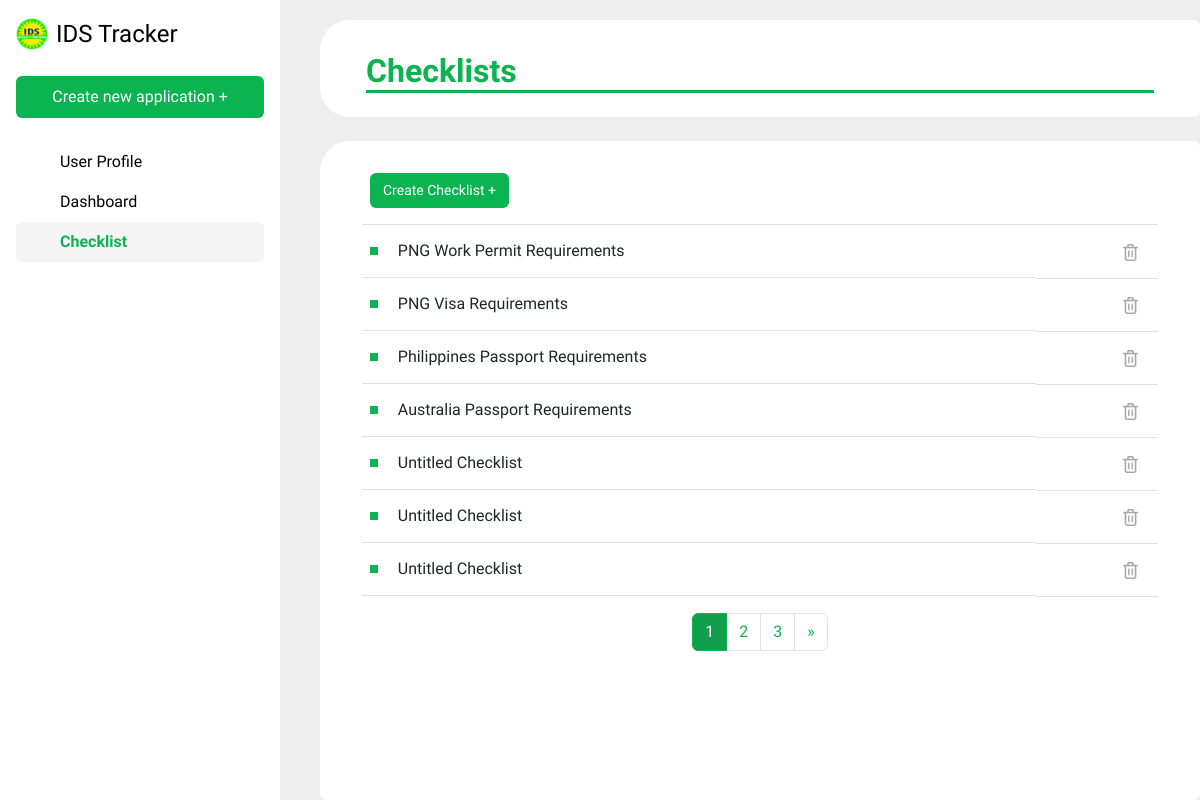
The page /checklist on the database as committed earlier.
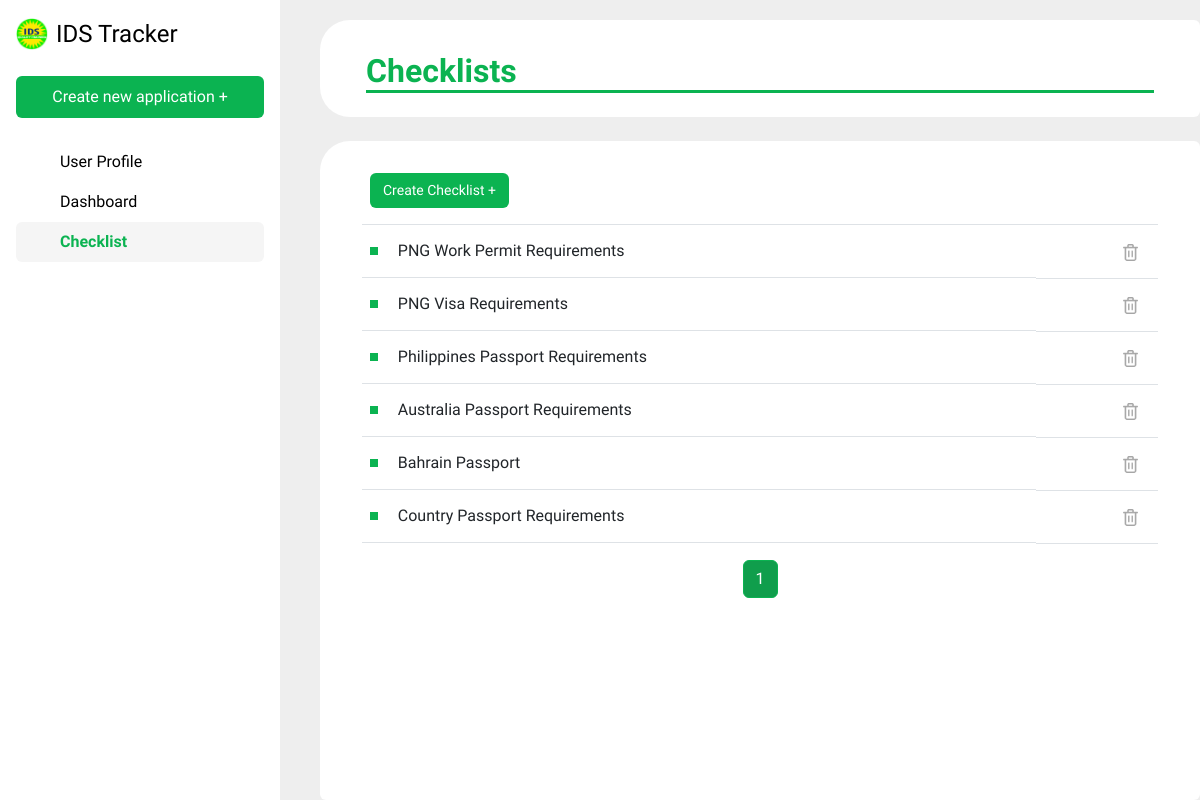
The same page on the database as committed later.
### IDSapp/models.py (models this page shows, shortened)
class Checklist(models.Model):
    document_types = [
        ('Visa', 'Visa'),
        ('Passport', 'Passport'),
        ('Work Permit', 'Work Permit')
    ]
    name = models.CharField(max_length=255)
    documentType = models.CharField(max_length = 20, choices = document_types, null=True)
    country =  models.CharField(max_length = 50, null=True)

### IDSapp/views.py (the view)
# urls.py: path('checklist', views.view_checklist, name = 'view_checklist'),
def view_checklist(request):
    checklist_list = Checklist.objects.all()
    paginator = Paginator(checklist_list, 7)  # Show 7 checklists per page
    page_number = request.GET.get('page')
    page_obj = paginator.get_page(page_number)
    context = {
        'document_type_choices': Checklist.document_types,
        'page_obj': page_obj,
    }
    return render(request, 'checklist.html', context)

### IDSapp/templates/checklist.html (shortened to what this page needs)
{% extends 'base.html' %}
{% load static %}
{% block content %}
<div class="flex-container">
    <div class="card" style="border: none; border-bottom-left-radius: 30px; border-top-left-radius: 30px;">
        <div class="card-body">
            <h2 class="card-title mt-3" style="margin-left: 30px; margin-right: 30px; color: #0BB351; font-weight: bold; border-bottom: 3px solid #0BB351;">Checklists</h2>
        </div>
    </div>
    <div id="dynamicCard" class="card mt-4 flex-grow">
            <div class="container-fluid">
                <div style="margin-left: 30px; margin-right: 30px;">
                    <table class="table table-hover mt-4">
                        <thead>
                            <tr>
                                <th scope="col">
                                    <form action="{% url 'create_checklist' %}" method="POST">
                                        <button type="submit" class="text-decoration-none btn mb-2" style="color: #ffffff; background-color: #0BB351; font-size: 14px;">Create Checklist +</button>
                                    </form>
                                </th>
                                <th scope="col" class="text-end">
                                </th>
                            </tr>
                        </thead>
                        <tbody>
                            {% for checklist in page_obj %}
                            <tr>
                                <td class="d-flex align-items-center">
                                    <div class="bullet me-2"></div>
                                    <button type="button" class="btn w-100 text-start" data-bs-toggle="modal" data-bs-target="#checklistModal{{ checklist.id }}" style="border: none;">
                                        {{ checklist.name }}
                                    </button>
                                </td>
                                <td class="text-end">
                                    <form action="{% url 'delete_checklist' checklist.id %}" method="POST">
                                        <button type="submit" class="btn" style="background: none; border: none;" onclick="return confirm('Are you sure you want to delete the checklist? You can’t undo this action.')">
                                            <img src="{% static 'bin2.png' %}" width="15" height="17" alt="Delete">
                                        </button>
                                    </form>
                                </td>
                            </tr>
                            {% endfor %}
                        </tbody>
                    </table>
                    <nav aria-label="Page navigation" class="mt-3">
                        <ul class="pagination justify-content-center">
                            {% for num in page_obj.paginator.page_range %}
                                <li class="page-item {% if page_obj.number == num %}active{% endif %}">
                                    <a class="page-link" href="?page={{ num }}">{{ num }}</a>
                                </li>
                            {% endfor %}
                            {% if page_obj.has_next %}
                                <li class="page-item">
                                    <a class="page-link" href="?page={{ page_obj.next_page_number }}" aria-label="Next">
                                        <span aria-hidden="true">&raquo;</span>
                                    </a>
                                </li>
                            {% endif %}
                        </ul>
                    </nav>
                </div>
            </div>
    </div>
</div>
{% endblock %}

### IDSapp/templates/base.html (shortened to what this page needs)
{% load static %}
<!DOCTYPE html>
<html lang="en">
    <head>
        <link href="https://cdn.jsdelivr.net/npm/bootstrap@5.3.2/dist/css/bootstrap.min.css" rel="stylesheet">
    </head>
    <body>
        <div class="d-flex flex-column flex-shrink-0 p-3 text-black bg-white vh-100 position-fixed" style="width: 280px;">
            <a class="d-flex align-items-center mb-3 mb-md-0 me-md-auto text-black text-decoration-none pb-4">
                <img src="{% static 'idslogo.png' %}" width="32" height="32" class="me-2" alt="IDS Logo">
                <span class="fs-4">IDS Tracker</span>
            </a>
            <a href="{% url 'create_application' %}" class="text-decoration-none btn pt-2 pb-2 mb-4" style="background-color: #0BB351; color: #ffffff";>Create new application +</a>
            <ul class="nav nav-pills flex-column mb-auto">
                <li>
                    <a href="{% url 'edit_account' %}" class="nav-link {% if request.resolver_match.url_name == 'edit_account' %}active{% endif %}">
                    <svg class="bi me-2" width="16" height="16"><use xlink:href="#table"></use></svg>
                    User Profile
                    </a>
                </li>
                <li>
                    <a href="{% url 'view_dashboard' %}" class="nav-link ">
                        <svg class="bi me-2" width="16" height="16"><use xlink:href="#speedometer2"></use></svg>
                        Dashboard
                    </a>
                </li>
                <li>
                    <a href="{% url 'view_checklist' %}" class="nav-link {% if request.resolver_match.url_name == 'view_checklist' %}active{% endif %}">
                    <svg class="bi me-2" width="16" height="16"><use xlink:href="#table"></use></svg>
                    Checklist
                    </a>
                </li>
            </ul>
        </div>
        <div class="main-content" style="margin-left: 280px;">
            {% block content %}
            {% endblock %}
        </div>
    </body>
</html>

### IDSapp/templates/base.html (style rules this page uses)
.nav-link.active { background-color: #F5F5F5 !important; color: #0BB351 !important; font-weight: bold; }
.nav-link { color: #000000 !important; }
body { background-color: #EEE; font-family: 'Nunito Sans', sans-serif; }

### IDSapp/templates/checklist.html (style rules this page uses)
.flex-container { display: flex; flex-direction: column; height: 100vh; margin-left: 40px; padding-top: 20px; }
.flex-grow { flex-grow: 1; border: none; border-top-left-radius: 30px; }
.page-item.active .page-link { background-color: #109E4C; border-color: #0BB351; color: white; }
.page-item .page-link { color: #0BB351; }

Rows that differ between the two databases and show on the page:
removed Checklist: name "Untitled Checklist"
removed Checklist: name "Untitled Checklist"
removed Checklist: name "Untitled Checklist"
added Checklist: name "Bahrain Passport"
added Checklist: name "Country Passport Requirements"
Other text that changed with them:
list line gone: "2"
list line gone: "3"
